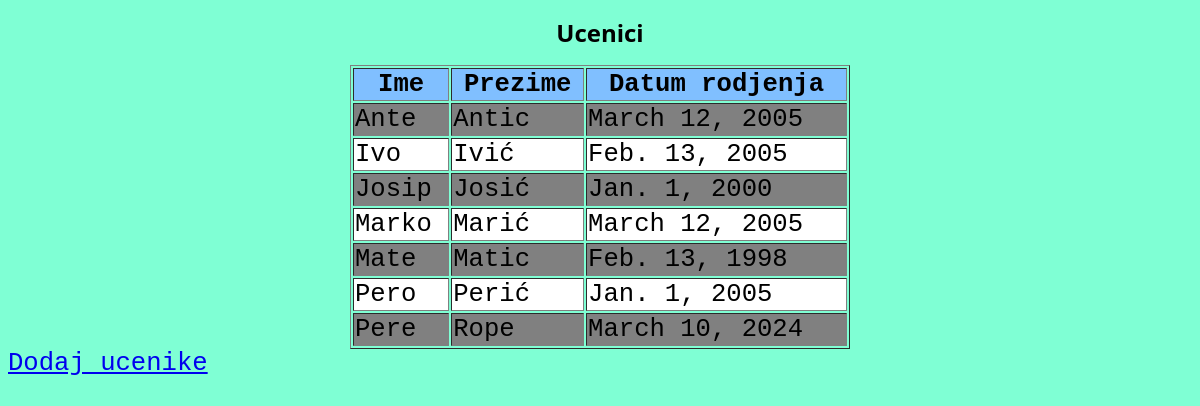
The app's page /skolaweb/ucenici/ with its own data.
### skolaweb/models.py (models this page shows, shortened)
class Ucenik(models.Model):
    Ime=models.CharField(max_length=20)
    Prezime=models.CharField(max_length=20)
    DatumRodjenja=models.DateField()

### skolaweb/views.py (the view)
# urls.py: path('ucenici/',views.ucenici_index, name='ucenici'),
def ucenici_index(request):
    data=Ucenik.objects.all().order_by("Prezime")
    podatci={'data':data}
    return render(request,"ucenici_index.html",podatci)

### skolaweb/templates/ucenici_index.html (shortened to what this page needs)
{% load static %}
<!DOCTYPE html>
<html>
<head>
    <link rel="stylesheet" href="{% static 'style.css' %}">
</head>
<body>
    <h1>Ucenici</h1>
    <table border=1>
        <tr>
            <th>Ime</th>
            <th>Prezime</th>
            <th>Datum rodjenja</th>
        </tr>
    {%for u in data%}
    {% if forloop.counter|divisibleby:2 %}
    <tr class="bg1">
    {% else %}
    <tr class="bg2">
    {% endif %}
        <td>{{u.Ime}}</td>
        <td>{{u.Prezime}}</td>
        <td>{{u.DatumRodjenja}}</td>
    </tr>
    {%endfor%}
</table>
<a href="{% url 'ucenici_add' %}">Dodaj ucenike</a>
</body>
</html>

### skolaweb/static/style.css (style rules this page uses)
body { background-color: aquamarine; font-family: 'Courier New', Courier, monospace; font-size: 1.6rem; }
h1 { font-family:'Segoe UI'; font-size: x-large; font-weight: bold; text-align: center; }
table { width:500px; margin-left:auto; margin-right:auto; }
th { background-color: #80bfff; }
tr.bg1 { background-color: white; }
tr.bg2 { background-color: gray; }

### records on screen
Ucenik: Ime "Ante", Prezime "Antic", DatumRodjenja "March 12, 2005"
Ucenik: Ime "Ivo", Prezime "Ivić", DatumRodjenja "Feb. 13, 2005"
Ucenik: Ime "Josip", Prezime "Josić", DatumRodjenja "Jan. 1, 2000"
Ucenik: Ime "Marko", Prezime "Marić", DatumRodjenja "March 12, 2005"
Ucenik: Ime "Mate", Prezime "Matic", DatumRodjenja "Feb. 13, 1998"
Ucenik: Ime "Pero", Prezime "Perić", DatumRodjenja "Jan. 1, 2005"
Ucenik: Ime "Pere", Prezime "Rope", DatumRodjenja "March 10, 2024"
